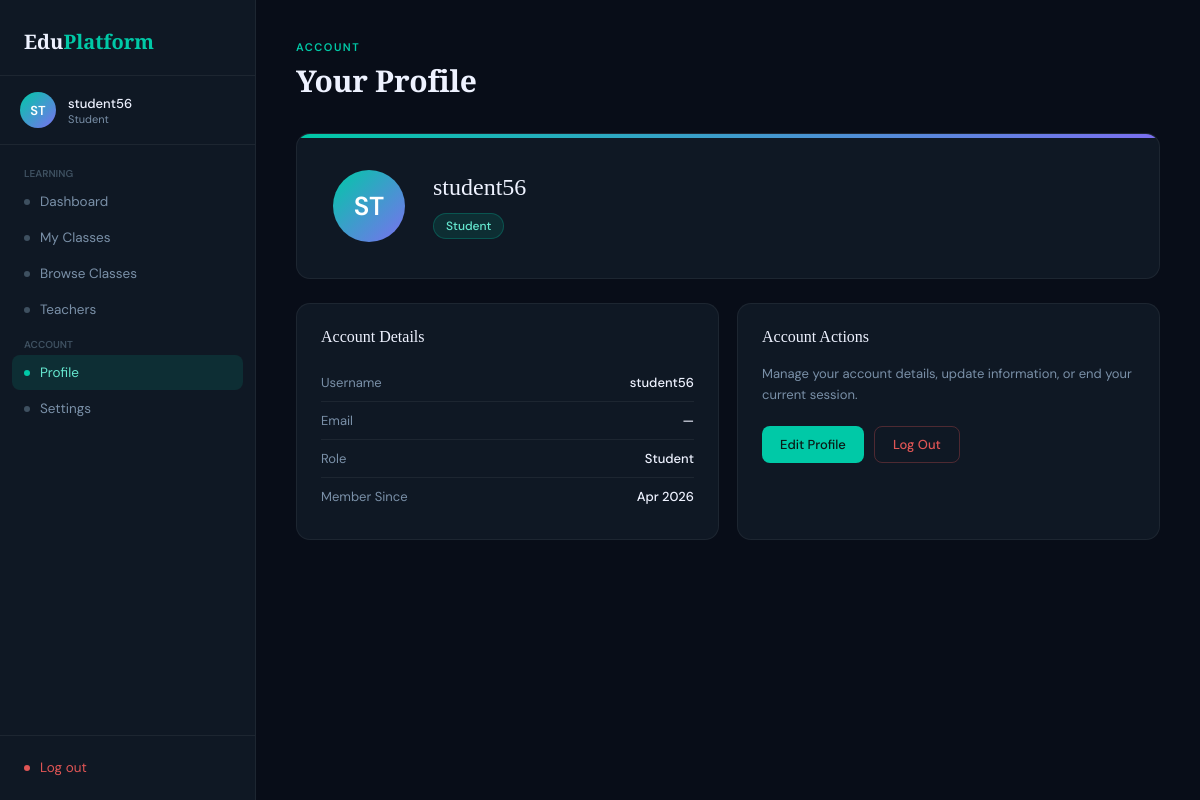
/student/profile/ (signed in), run on the app's committed database.
### accounts/models.py (models this page shows)
class User(AbstractUser):
    ROLE_CHOICE= (
        ('student', 'Student'),
        ('teacher', 'Teacher')
    )
    role =models.CharField(max_length = 10, choices= ROLE_CHOICE)

### student/forms.py (the view)
# urls.py: path('profile/', forms.student_profile, name='profile'),
def student_profile(request):
    if not request.user.is_authenticated:
            return redirect('accounts:login')
    if request.user.role != 'student':
          return redirect('accounts:login')
    return render(request, 'student/profile.html')

### student/templates/student/profile.html (shortened to what this page needs)
<!DOCTYPE html>
<html lang="en">
<head>
</head>
<body>
<aside class="sidebar">
  <div class="sidebar-logo">
    <div class="logo-text">Edu<span>Platform</span></div>
  </div>
  <div class="sidebar-user">
    <div class="avatar">{{ user.username|slice:":2"|upper }}</div>
    <div>
      <div class="user-name">{{ user.username }}</div>
      <div class="user-role">Student</div>
    </div>
  </div>
  <nav class="sidebar-nav">
    <div class="nav-label">Learning</div>
    <a href="{% url 'student:dashboard' %}" class="nav-item"><span class="nav-dot"></span> Dashboard</a>
    <a href="{% url 'student:my_classes' %}" class="nav-item"><span class="nav-dot"></span> My Classes</a>
    <a href="{% url 'student:all_classes' %}" class="nav-item"><span class="nav-dot"></span> Browse Classes</a>
    <a href="{% url 'student:teachers' %}" class="nav-item"><span class="nav-dot"></span> Teachers</a>
    <div class="nav-label">Account</div>
    <a href="{% url 'student:profile' %}" class="nav-item active"><span class="nav-dot"></span> Profile</a>
    <a href="{% url 'student:settings' %}" class="nav-item"><span class="nav-dot"></span> Settings</a>
  </nav>
  <div class="sidebar-footer">
    <a href="{% url 'accounts:logout' %}" class="nav-item" style="color:#e05555;"><span class="nav-dot" style="background:#e05555;"></span> Log out</a>
  </div>
</aside>
<main class="main">
  <div class="page-eyebrow">Account</div>
  <h1 class="page-title">Your Profile</h1>
  <div class="profile-hero">
    <div class="profile-avatar">{{ user.username|slice:":2"|upper }}</div>
    <div class="profile-info">
      <h2>{{ user.username }}</h2>
      <div class="profile-badge">Student</div>
    </div>
  </div>
  <div class="two-col">
    <div class="card">
      <div class="card-title">Account Details</div>
      <div class="info-row"><span class="info-key">Username</span><span class="info-val">{{ user.username }}</span></div>
      <div class="info-row"><span class="info-key">Email</span><span class="info-val">{{ user.email|default:"—" }}</span></div>
      <div class="info-row"><span class="info-key">Role</span><span class="info-val">Student</span></div>
      <div class="info-row"><span class="info-key">Member Since</span><span class="info-val">{{ user.date_joined|date:"M Y"|default:"—" }}</span></div>
    </div>
    <div class="card">
      <div class="card-title">Account Actions</div>
      <p style="font-size:13px;color:var(--text-secondary);line-height:1.6;margin-bottom:16px;">Manage your account details, update information, or end your current session.</p>
      <div class="actions-row">
        <a href="{% url 'student:settings' %}" class="btn btn-primary">Edit Profile</a>
        <a href="{% url 'accounts:logout' %}" class="btn btn-danger">Log Out</a>
      </div>
    </div>
  </div>
</main>
</body>
</html>

### data on the page
User: username "ST", username "student56", email "—", date_joined "Apr 2026"
